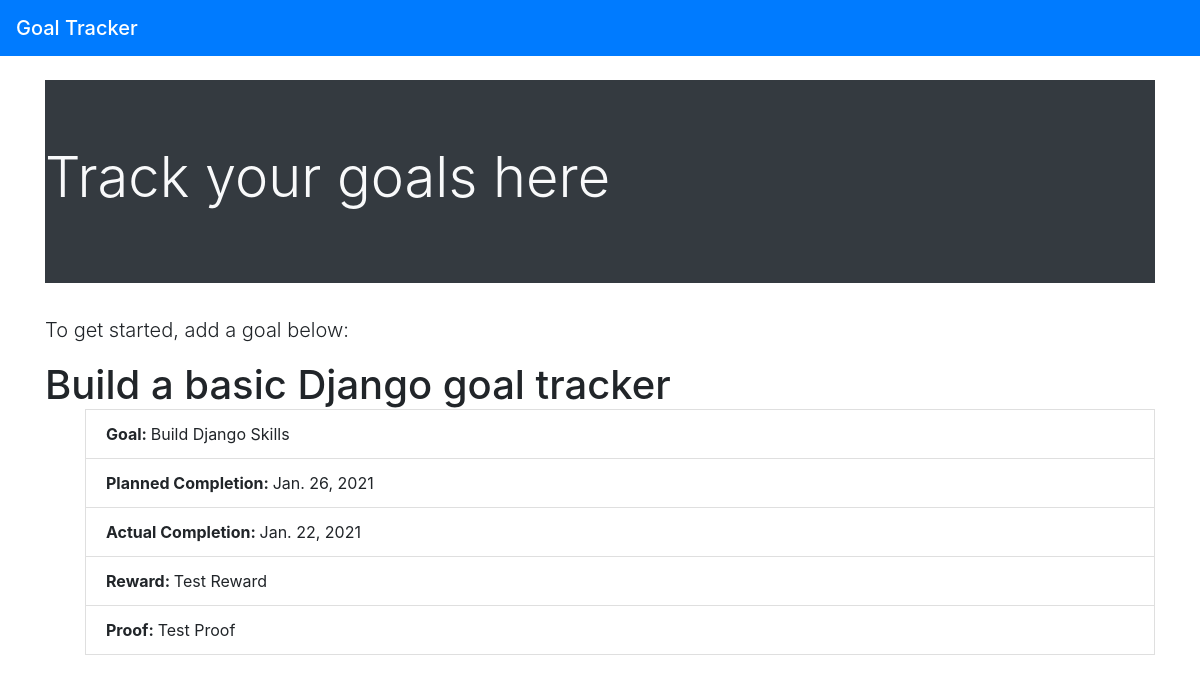
The app's page /milestones/2/ (signed in) with its own data.
### goals/models.py (models this page shows, shortened)
class Milestone(models.Model):
    user = models.ForeignKey(User, on_delete=models.CASCADE)
    name = models.CharField(max_length=50)
    goal = models.ForeignKey('Goal',
        on_delete=models.CASCADE)
    planned_completion_date = models.DateField(blank=True, null=True)
    actual_completion_date = models.DateField(blank=True, null=True)
    reward = models.TextField()
    proof = models.TextField()

class Goal(models.Model):
    user = models.ForeignKey(User, on_delete=models.CASCADE)
    name = models.CharField(max_length=100)
    commitment_date = models.DateField(auto_now_add=True)
    committed_effort = models.CharField(max_length=100)
    planned_completion_date = models.DateField()
    actual_completion_date = models.DateField(blank=True,null=True)
    motivation = models.TextField()
    def __str__(self):
        return self.name

### goals/views.py (the view)
# urls.py: path('milestones/<int:pk>/', login_required(MilestoneDetailView.as_view()), name='milestone-detail'),
class MilestoneDetailView(DetailView):
    model = Milestone
    def get_queryset(self):
        return Milestone.objects.filter(user=self.request.user)

### templates/goals/milestone_detail.html (shortened to what this page needs)
{% extends 'base.html' %}
{% load bootstrap4 %}
{% block content %}
    <h1 class="list-group">{{ object.name}}</h1>
    <ul>
        <li class="list-group-item"><strong>Goal: </strong>{{ object.goal }}</li>
        <li class="list-group-item"><strong>Planned Completion: </strong>{{ object.planned_completion_date }}</li>
        <li class="list-group-item"><strong>Actual Completion: </strong>{{ object.actual_completion_date }}</li>
        <li class="list-group-item"><strong>Reward: </strong>{{ object.reward }}</li>
        <li class="list-group-item"><strong>Proof: </strong>{{ object.proof }}</li>
    </ul>
{% endblock %}

### records on screen
Milestone: name "Build a basic Django goal tracker", goal "Build Django Skills", planned_completion_date "Jan. 26, 2021", actual_completion_date "Jan. 22, 2021", reward "Test Reward", proof "Test Proof"
